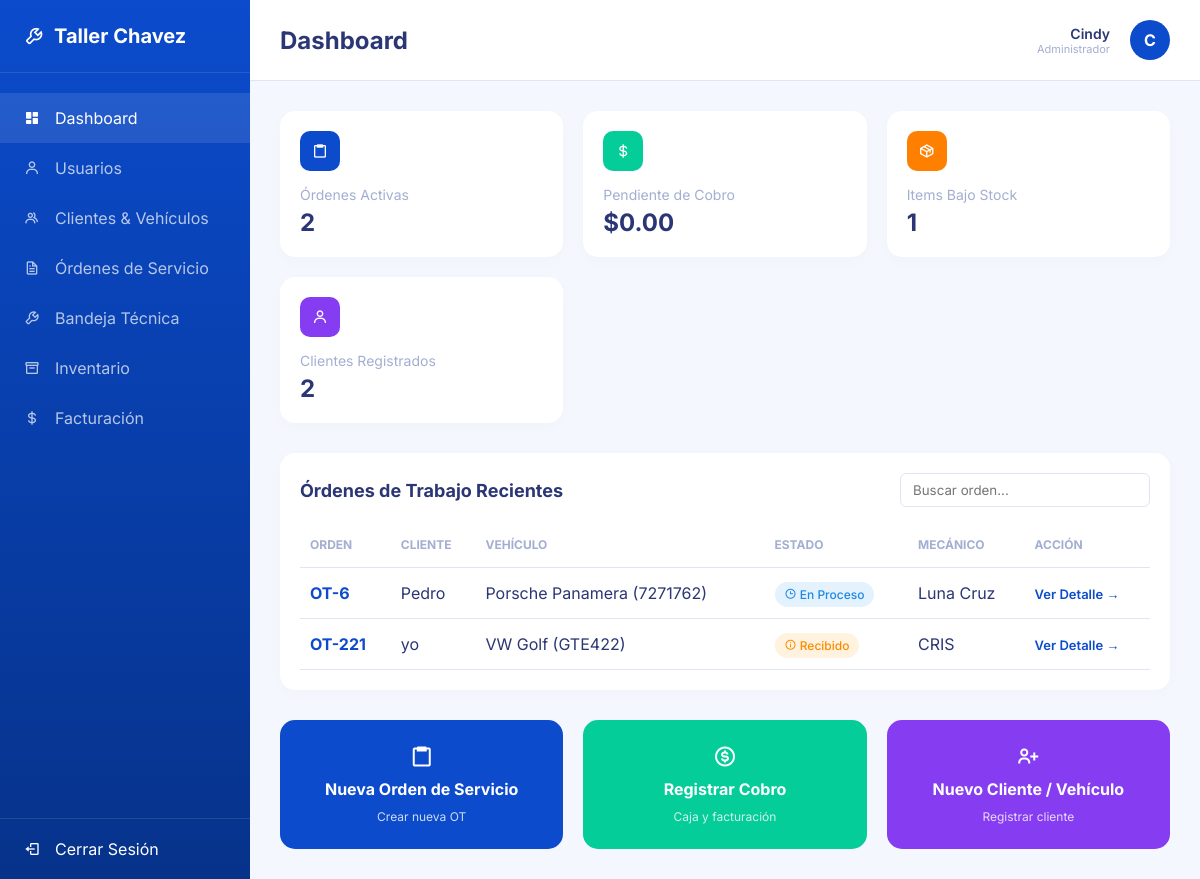
The app's page / (signed in) with its own data.
### usuarios/models.py (models this page shows, shortened)
class UsuarioPersonalizado(AbstractUser):
    ROLES = (
        ('ADMIN', 'Administrador'),
        ('MECANICO', 'Mecánico'),
        ('RECEPCIONISTA', 'Recepcionista'),
    )
    rol = models.CharField(max_length=20, choices=ROLES, default='RECEPCIONISTA')
    telefono = models.CharField(max_length=20, blank=True, null=True)

### ordenes/models.py (models this page shows, shortened)
class OrdenServicio(models.Model):
    ESTADOS = (
        ('RECIBIDO', 'Recibido'),
        ('EN_PROCESO', 'En Proceso'),
        ('CONCLUIDO', 'Concluido'),
        ('COMPLETADO', 'Concluido'), # Compatibilidad
    )
    PRIORIDADES = (
        ('BAJA', 'Baja'),
        ('MEDIA', 'Media'),
        ('ALTA', 'Alta'),
    )
    numero = models.CharField(max_length=20, unique=True)
    cliente = models.ForeignKey(Cliente, on_delete=models.CASCADE)
    vehiculo = models.ForeignKey(Vehiculo, on_delete=models.CASCADE)
    mecanico = models.ForeignKey(UsuarioPersonalizado, on_delete=models.SET_NULL, null=True, blank=True, related_name='ordenes_asignadas')
    estado = models.CharField(max_length=20, choices=ESTADOS, default='RECIBIDO')
    prioridad = models.CharField(max_length=20, choices=PRIORIDADES, default='MEDIA')
    descripcion = models.TextField(help_text="Motivo de ingreso o falla reportada por el cliente.")
    diagnostico = models.TextField(blank=True, null=True, help_text="Diagnóstico técnico registrado por el mecánico.")
    observaciones = models.TextField(blank=True, null=True, help_text="Observaciones adicionales de reparación.")
    foto_inicial = models.ImageField(upload_to='evidencias/inicial/', blank=True, null=True)
    foto_final = models.ImageField(upload_to='evidencias/final/', blank=True, null=True)
    mano_de_obra = models.DecimalField(max_digits=10, decimal_places=2, default=Decimal('0.00'))
    anticipo = models.DecimalField(max_digits=10, decimal_places=2, default=Decimal('0.00'))
    costo_estimado = models.DecimalField(max_digits=10, decimal_places=2, default=Decimal('0.00'))
    tiempo_estimado = models.CharField(max_length=50, blank=True, null=True)
    inventario_descontado = models.BooleanField(default=False)
    fecha_creacion = models.DateTimeField(auto_now_add=True)
    fecha_actualizacion = models.DateTimeField(auto_now=True)

### clientes/models.py (models this page shows, shortened)
class Cliente(models.Model):
    nombre = models.CharField(max_length=100)
    email = models.EmailField(unique=True, blank=True, null=True)
    telefono = models.CharField(max_length=20)
    direccion = models.TextField(blank=True, null=True)
    fecha_registro = models.DateTimeField(auto_now_add=True)

class Vehiculo(models.Model):
    cliente = models.ForeignKey(Cliente, on_delete=models.CASCADE, related_name='vehiculos')
    marca = models.CharField(max_length=50)
    modelo = models.CharField(max_length=50)
    anio = models.IntegerField()
    color = models.CharField(max_length=30, default='Sin especificar')
    placa = models.CharField(max_length=20, unique=True)
    vin = models.CharField(max_length=17, unique=True, null=True, blank=True)
    kilometraje = models.IntegerField(default=0)

### nucleo/views.py (the view)
# urls.py: path('', views.dashboard, name='dashboard'),
@login_required
def dashboard(request):
    ordenes_activas = OrdenServicio.objects.filter(estado__in=['RECIBIDO', 'EN_PROCESO'])
    ordenes_activas_count = ordenes_activas.count()
    facturas_pendientes = Factura.objects.filter(estado='PENDIENTE')
    pendiente_cobro = sum(f.saldo_pendiente for f in facturas_pendientes)
    articulos = ArticuloInventario.objects.all()
    bajo_stock_count = sum(1 for a in articulos if a.stock_actual <= a.stock_minimo)
    clientes_count = Cliente.objects.count()
    ordenes_recientes = OrdenServicio.objects.all().select_related('cliente', 'vehiculo', 'mecanico').order_by('-fecha_creacion')[:8]
    return render(request, 'dashboard.html', {
        'ordenes_activas_count': ordenes_activas_count,
        'pendiente_cobro': pendiente_cobro,
        'bajo_stock_count': bajo_stock_count,
        'clientes_count': clientes_count,
        'ordenes_recientes': ordenes_recientes,
    })

### nucleo/templates/dashboard.html (shortened to what this page needs)
{% extends 'base.html' %}
{% block page_title %}Dashboard{% endblock %}
{% block content %}
<div class="stats-grid">
    <div class="stat-card blue">
        <div class="stat-icon"><i class='bx bx-clipboard'></i></div>
        <div class="stat-title">Órdenes Activas</div>
        <div class="stat-value">{{ ordenes_activas_count }}</div>
    </div>
    <div class="stat-card green">
        <div class="stat-icon"><i class='bx bx-dollar'></i></div>
        <div class="stat-title">Pendiente de Cobro</div>
        <div class="stat-value">${{ pendiente_cobro|floatformat:2 }}</div>
    </div>
    <div class="stat-card orange">
        <div class="stat-icon"><i class='bx bx-package'></i></div>
        <div class="stat-title">Items Bajo Stock</div>
        <div class="stat-value">{{ bajo_stock_count }}</div>
    </div>
    <div class="stat-card purple">
        <div class="stat-icon"><i class='bx bx-user'></i></div>
        <div class="stat-title">Clientes Registrados</div>
        <div class="stat-value">{{ clientes_count }}</div>
    </div>
</div>
<div class="card-table">
    <div style="display: flex; justify-content: space-between; align-items: center; margin-bottom: 15px;">
        <div class="card-table-header" style="margin-bottom: 0;">Órdenes de Trabajo Recientes</div>
        <input type="text" id="busquedaOrdenes" placeholder="Buscar orden..." style="padding: 8px 12px; border: 1px solid var(--border-color); border-radius: 6px; outline: none; width: 250px;">
    </div>
    <table id="tablaOrdenes">
        <thead>
            <tr>
                <th>ORDEN</th>
                <th>CLIENTE</th>
                <th>VEHÍCULO</th>
                <th>ESTADO</th>
                <th>MECÁNICO</th>
                <th>ACCIÓN</th>
            </tr>
        </thead>
        <tbody>
            {% for orden in ordenes_recientes %}
            <tr>
                <td style="color: var(--primary-blue); font-weight: bold;">OT-{{ orden.numero }}</td>
                <td>{{ orden.cliente.nombre }}</td>
                <td>{{ orden.vehiculo.marca }} {{ orden.vehiculo.modelo }} ({{ orden.vehiculo.placa }})</td>
                <td>
                    {% if orden.estado == 'CONCLUIDO' or orden.estado == 'COMPLETADO' %}
                        <span class="badge completado"><i class='bx bx-check-double'></i> Concluido</span>
                    {% elif orden.estado == 'EN_PROCESO' %}
                        <span class="badge en-proceso"><i class='bx bx-time'></i> En Proceso</span>
                    {% else %}
                        <span class="badge recibido"><i class='bx bx-info-circle'></i> Recibido</span>
                    {% endif %}
                </td>
                <td>{{ orden.mecanico.first_name|default:orden.mecanico.username|default:"Sin asignar" }} {{ orden.mecanico.last_name }}</td>
                <td>
                    <a href="{% url 'orden_detalle' orden.id %}" style="color: var(--primary-blue); font-size: 13px; font-weight: 600; text-decoration: none;">
                        Ver Detalle &rarr;
                    </a>
                </td>
            </tr>
            {% empty %}
            <tr>
                <td colspan="6" style="text-align: center; padding: 25px; color: var(--text-muted);">No hay órdenes de servicio recientes.</td>
            </tr>
            {% endfor %}
        </tbody>
    </table>
</div>
<div class="actions-grid">
    <div class="action-btn blue" onclick="window.location.href='{% url 'ordenes_lista' %}'" style="cursor: pointer;">
        <i class='bx bx-clipboard'></i>
        <span>Nueva Orden de Servicio</span>
        <small>Crear nueva OT</small>
    </div>
    {% if request.user.rol == 'ADMIN' or request.user.rol == 'RECEPCIONISTA' %}
    <div class="action-btn green" onclick="window.location.href='{% url 'facturacion_lista' %}'" style="cursor: pointer;">
        <i class='bx bx-dollar-circle'></i>
        <span>Registrar Cobro</span>
        <small>Caja y facturación</small>
    </div>
    <div class="action-btn purple" onclick="window.location.href='{% url 'clientes_lista' %}'" style="cursor: pointer;">
        <i class='bx bx-user-plus'></i>
        <span>Nuevo Cliente / Vehículo</span>
        <small>Registrar cliente</small>
    </div>
    {% endif %}
</div>
{% endblock %}

### nucleo/templates/base.html (shortened to what this page needs)
<!DOCTYPE html>
<html lang="es">
<head>
    <link href="https://unpkg.com/boxicons@2.1.4/css/boxicons.min.css" rel="stylesheet">
    {% load static %}
    <link rel="stylesheet" href="{% static 'css/estilos.css' %}">
</head>
<body>
    <aside class="sidebar">
        <div class="sidebar-header">
            <i class='bx bx-wrench'></i>
            <span>Taller Chavez</span>
        </div>
        <ul class="nav-links">
            <a href="{% url 'dashboard' %}">
                <li class="{% if request.resolver_match.url_name == 'dashboard' %}active{% endif %}">
                    <i class='bx bxs-dashboard'></i> Dashboard
                </li>
            </a>
            {% if request.user.rol == 'ADMIN' %}
            <a href="{% url 'usuarios_lista' %}">
                <li class="{% if 'usuario' in request.resolver_match.url_name %}active{% endif %}">
                    <i class='bx bx-user'></i> Usuarios
                </li>
            </a>
            {% endif %}
            {% if request.user.rol == 'ADMIN' or request.user.rol == 'RECEPCIONISTA' %}
            <a href="{% url 'clientes_lista' %}">
                <li class="{% if 'cliente' in request.resolver_match.url_name %}active{% endif %}">
                    <i class='bx bx-group'></i> Clientes & Vehículos
                </li>
            </a>
            {% endif %}
            <a href="{% url 'ordenes_lista' %}">
                <li class="{% if 'orden' in request.resolver_match.url_name and request.resolver_match.url_name != 'ordenes_bandeja' %}active{% endif %}">
                    <i class='bx bx-file'></i> Órdenes de Servicio
                </li>
            </a>
            {% if request.user.rol == 'MECANICO' or request.user.rol == 'ADMIN' %}
            <a href="{% url 'ordenes_bandeja' %}">
                <li class="{% if request.resolver_match.url_name == 'ordenes_bandeja' %}active{% endif %}">
                    <i class='bx bx-wrench'></i> Bandeja Técnica
                </li>
            </a>
            {% endif %}
            {% if request.user.rol == 'ADMIN' or request.user.rol == 'RECEPCIONISTA' %}
            <a href="{% url 'inventario_lista' %}">
                <li class="{% if 'inventario' in request.resolver_match.url_name %}active{% endif %}">
                    <i class='bx bx-box'></i> Inventario
                </li>
            </a>
            <a href="{% url 'facturacion_lista' %}">
                <li class="{% if 'factura' in request.resolver_match.url_name %}active{% endif %}">
                    <i class='bx bx-dollar'></i> Facturación
                </li>
            </a>
            {% endif %}
        </ul>
        <a href="{% url 'logout' %}" style="text-decoration: none; color: inherit; margin-top: auto;">
            <div class="logout-btn">
                <i class='bx bx-log-out'></i>
                <span>Cerrar Sesión</span>
            </div>
        </a>
    </aside>
    <main class="main-content">
        <header class="top-header">
            <div class="page-title">{% block page_title %}Dashboard{% endblock %}</div>
            <div class="user-profile">
                <div style="text-align: right; margin-right: 10px;">
                    <div style="font-weight: 600; font-size: 14px;">{{ request.user.first_name|default:request.user.username }}</div>
                    <div style="font-size: 11px; color: var(--text-muted);">{{ request.user.get_rol_display }}</div>
                </div>
                <div class="avatar">
                    {{ request.user.first_name|default:request.user.username|make_list|first|upper }}
                </div>
            </div>
        </header>
        <div class="content-wrapper">
            {% block content %}
            {% endblock %}
        </div>
    </main>
</body>
</html>

### nucleo/static/css/estilos.css (style rules this page uses)
:root { --primary-blue: #0b4bcc; --secondary-blue: #06328a; --light-bg: #f4f7fe; --white: #ffffff; --text-main: #2b3674; --text-muted: #a3aed1; --success-green: #05cd99; --warning-yellow: #ffce20; --danger-red: #ee5d50; --purple: #863cf1; --border-color: #e0e5f2; }
* { margin: 0; padding: 0; box-sizing: border-box; font-family: 'Inter', sans-serif; }
body { background-color: var(--light-bg); color: var(--text-main); display: flex; height: 100vh; overflow: hidden; }
.sidebar { width: 250px; background: linear-gradient(180deg, var(--primary-blue) 0%, var(--secondary-blue) 100%); color: var(--white); display: flex; flex-direction: column; }
.sidebar-header { padding: 24px; font-size: 20px; font-weight: bold; display: flex; align-items: center; gap: 10px; border-bottom: 1px solid rgba(255,255,255,0.1); }
.nav-links { list-style: none; margin-top: 20px; }
.nav-links li, .nav-links a { text-decoration: none; color: inherit; display: block; }
.nav-links li { padding: 15px 24px; cursor: pointer; display: flex; align-items: center; gap: 15px; opacity: 0.7; transition: all 0.3s ease; }
.nav-links li:hover, .nav-links li.active { opacity: 1; background: rgba(255,255,255,0.1); }
.logout-btn { margin-top: auto; padding: 20px 24px; display: flex; align-items: center; gap: 15px; cursor: pointer; border-top: 1px solid rgba(255,255,255,0.1); }
.main-content { flex: 1; display: flex; flex-direction: column; overflow-y: auto; }
.top-header { background: var(--white); padding: 20px 30px; display: flex; justify-content: space-between; align-items: center; border-bottom: 1px solid var(--border-color); }
.page-title { font-size: 24px; font-weight: 700; }
.user-profile { display: flex; align-items: center; gap: 10px; }
.avatar { width: 40px; height: 40px; border-radius: 50%; background-color: var(--primary-blue); color: var(--white); display: flex; align-items: center; justify-content: center; font-weight: bold; }
.content-wrapper { padding: 30px; }
.stats-grid { display: grid; grid-template-columns: repeat(auto-fit, minmax(220px, 1fr)); gap: 20px; margin-bottom: 30px; }
.stat-card { background: var(--white); border-radius: 15px; padding: 20px; box-shadow: 0 4px 15px rgba(0,0,0,0.02); }
.stat-icon { width: 40px; height: 40px; border-radius: 10px; display: flex; align-items: center; justify-content: center; margin-bottom: 15px; color: white; }
.stat-card.blue .stat-icon { background: var(--primary-blue); }
.stat-card.green .stat-icon { background: var(--success-green); }
.stat-card.orange .stat-icon { background: #ff7f00; }
.stat-card.purple .stat-icon { background: var(--purple); }
.stat-title { color: var(--text-muted); font-size: 14px; margin-bottom: 5px; }
.stat-value { font-size: 24px; font-weight: bold; }
.card-table { background: var(--white); border-radius: 15px; padding: 20px; box-shadow: 0 4px 15px rgba(0,0,0,0.02); }
.card-table-header { font-size: 18px; font-weight: bold; margin-bottom: 20px; }
table { width: 100%; border-collapse: collapse; }
th, td { padding: 15px 10px; text-align: left; border-bottom: 1px solid var(--border-color); }
th { color: var(--text-muted); font-size: 12px; text-transform: uppercase; }
.badge { padding: 5px 10px; border-radius: 20px; font-size: 12px; font-weight: 500; }
.badge.en-proceso { background: #e3f2fd; color: #1e88e5; }
.badge.recibido { background: #fff3e0; color: #fb8c00; }
.actions-grid { display: grid; grid-template-columns: repeat(3, 1fr); gap: 20px; margin-top: 30px; }
.action-btn { border-radius: 15px; padding: 25px 20px; color: white; cursor: pointer; display: flex; flex-direction: column; align-items: center; justify-content: center; gap: 10px; text-align: center; transition: transform 0.2s; }
.action-btn.blue { background: var(--primary-blue); }
.action-btn.green { background: var(--success-green); }
.action-btn.purple { background: var(--purple); }
.action-btn i { font-size: 24px; }
.action-btn span { font-weight: bold; font-size: 16px; }
.action-btn small { opacity: 0.8; font-size: 12px; }

### records on screen
UsuarioPersonalizado: user.first_name "Cindy", user.rol "Administrador", user.first_name|make_list "C"
OrdenServicio: numero "6", cliente.nombre "Pedro", vehiculo.marca "Porsche", vehiculo.modelo "Panamera", vehiculo.placa "7271762", estado "EN_PROCESO" (drawn), mecanico.first_name "Luna", mecanico.last_name "Cruz"
OrdenServicio: numero "221", cliente.nombre "yo", vehiculo.marca "VW", vehiculo.modelo "Golf", vehiculo.placa "GTE422", estado "RECIBIDO" (drawn), mecanico.first_name "CRIS"

### other values on screen
{{ ordenes_activas_count }} "2"
{{ pendiente_cobro|floatformat:2 }} "0.00"
{{ bajo_stock_count }} "1"
{{ clientes_count }} "2"
